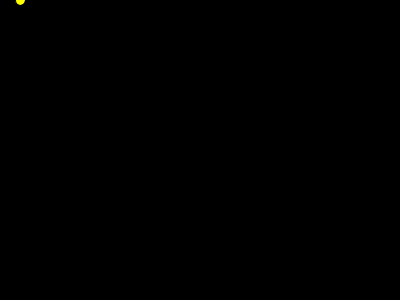
Frame 1 (no input)
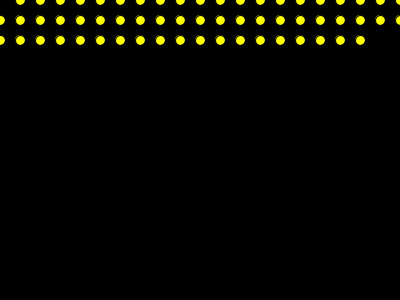
Frame 60 (the mouse pressed at the canvas centre just before this capture)
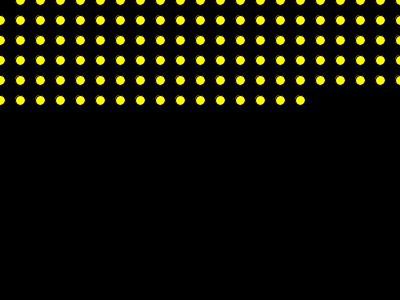
Frame 120 (the mouse held since frame 60 and released just before this capture)

The Processing sketch that drew these frames (run headless with seeded random() and noise(); from frame 60 on, the mouse is pressed at the canvas centre):

// Processing sketch: sketch
// ── sketch.pde
// on définit deux variables "largeur" et "hauteur" de type int (nombre entier)
int largeur = 10;
int hauteur = 10;

// on définit deux variables "espaceX" et "espaceY"
int espaceX = largeur + 10; // espaceX est égal à "largeur" + 10
int espaceY = hauteur + 10; // espaceY = est égal à "hauteur" + 10

// valeur de départ de x, et y (type float, nombre à virgule)
float x = 0;
float y = 0;

// setup est executé une seule fois au lancement du programme
void setup() {
  size(400, 300); // la fenêtre fera 400px de largeur par 300px de hauteur
  background(0);
}

// le draw est executé en boucle plusieurs fois par seconde
void draw() {
  x = x + espaceX; // à chaque frame, on ajoute à x "espaceX"

  if (x > width) {   // si x est supérieur à la largeur de l'écran...
    y = y + espaceY; // on ajoute à y "espaceY"...
    x = 0;           // et on remet x à 0
  }

  fill(255, 255, 0); // on remplit les formes en jaune
  ellipse(x, y, largeur, hauteur); // on place une ellipse en (x,y), avec une largeur "largeur" et une hauteur "hauteur"
}
